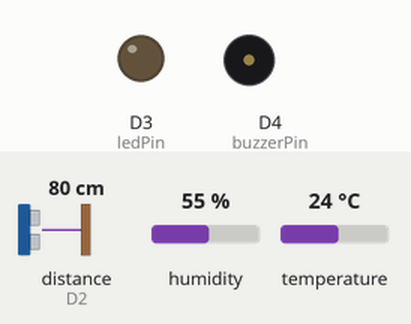
Simulated run of this sketch. Board: ESP8266 (NodeMCU). Parts: output pins drawn as LEDs (lit = HIGH), buzzer (waves = sounding). Wiring (inferred from the names in the program): ultrasonic range finder: trigger D1; echo D2. The inputs (shaded band) are chosen by the test bench; at power-on: distance to the obstacle (sensor on D2) 80 cm, humidity 55 %, temperature 24 °C. The echo pulse lasts 58.3 µs per cm; WiFi joins after 1.5 s; servers stay silent unless stated; uploads are accepted with an empty reply; pins used as bus, display or sensor lines are not drawn; what the sketch prints to the serial monitor is not drawn.

Above: at 2.7 s.
2.8 s: distance to the obstacle (sensor on D2) set to 22 cm
5.8 s: distance to the obstacle (sensor on D2) set to 17 cm
At 6.8 s:
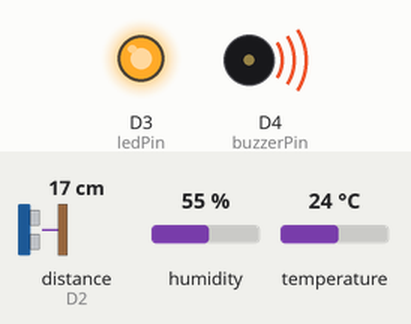
8.8 s: distance to the obstacle (sensor on D2) set to 35 cm
At 10.8 s:
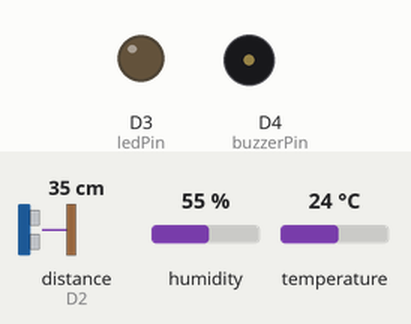
11.9 s: distance to the obstacle (sensor on D2) set to 2 cm
At 13.4 s:
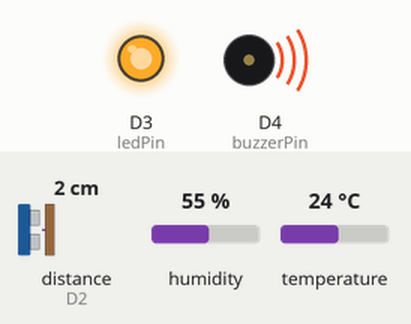
Timing chart, 0 to 14.9 s (numbered marks = the images above; inputs shaded):
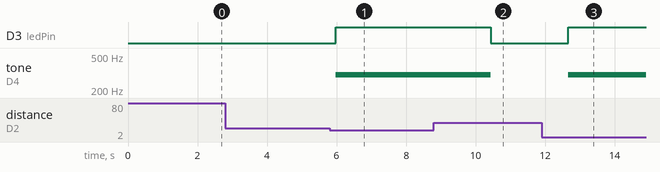

Measured:
- the behaviour switches between 21 and 20 cm on distance to the obstacle (sensor on D2) (found by bisection; images 0 and 1)
- after the input at 2.8 s, every drawn part: stays the same
- after the input at 5.8 s, D3 (ledPin): LOW → HIGH after 0.18 s; tone on D4 (buzzerPin): silent → 300 Hz after 0.18 s
- after the input at 8.8 s, D3 (ledPin): HIGH → LOW after 1.6 s; tone on D4 (buzzerPin): 300 Hz → silent after 1.6 s
- after the input at 11.9 s, D3 (ledPin): LOW → HIGH after 0.76 s; tone on D4 (buzzerPin): silent → 300 Hz after 0.76 s

The sketch:

smwsB.ino
```cpp
#include <ESP8266WiFi.h>
#include <ESP8266HTTPClient.h>
#include <DHT.h>

// Define the pins for the ultrasonic sensor, LED, and buzzer
#define trigPin D1
#define echoPin D2
#define ledPin D3
#define buzzerPin D4

// Define the DHT11 sensor pin and type
#define DHTPIN D5
#define DHTTYPE DHT11

// Create a DHT object
DHT dht(DHTPIN, DHTTYPE);

// Define the threshold distance (in centimeters)
const int binThreshold = 20;

// Wi-Fi credentials
const char* ssid = "your_SSID";
const char* password = "your_PASSWORD";

// Flask server endpoint
const char* serverName = "http://your_flask_server_endpoint/data";

void setup() {
  // Initialize serial communication
  Serial.begin(115200);

  // Define pin modes
  pinMode(trigPin, OUTPUT);
  pinMode(echoPin, INPUT);
  pinMode(ledPin, OUTPUT);
  pinMode(buzzerPin, OUTPUT);

  // Initialize the DHT sensor
  dht.begin();

  // Connect to Wi-Fi
  WiFi.begin(ssid, password);
  Serial.print("Connecting to WiFi");
  while (WiFi.status() != WL_CONNECTED) {
    delay(500);
    Serial.print(".");
  }
  Serial.println(" connected");
}

void loop() {
  // Send a pulse to the trigger pin
  digitalWrite(trigPin, LOW);
  delayMicroseconds(2);
  digitalWrite(trigPin, HIGH);
  delayMicroseconds(10);
  digitalWrite(trigPin, LOW);

  // Measure the duration of the pulse on the echo pin
  long duration = pulseIn(echoPin, HIGH);

  // Convert the duration into distance
  float distance_cm = (duration * 0.0343) / 2.0;

  // Read temperature and humidity from DHT11
  float humidity = dht.readHumidity();
  float temperature = dht.readTemperature();

  // Check if any readings failed and exit early (to try again)
  if (isnan(humidity) || isnan(temperature)) {
    Serial.println("Failed to read from DHT sensor!");
    return;
  }

  // Print all the data to the serial monitor
  Serial.print("Distance: ");
  Serial.print(distance_cm);
  Serial.print(" cm, ");
  Serial.print("Temperature: ");
  Serial.print(temperature);
  Serial.print(" *C, ");
  Serial.print("Humidity: ");
  Serial.println(humidity);

  // Check if the distance is below the threshold
  if (distance_cm <= binThreshold) {
    // Turn on the LED
    digitalWrite(ledPin, HIGH);
    // Activate the buzzer
    tone(buzzerPin, 300);
  } else {
    // Turn off the LED and buzzer
    digitalWrite(ledPin, LOW);
    noTone(buzzerPin);
  }

  // Send data to Flask server
  if (WiFi.status() == WL_CONNECTED) {
    HTTPClient http;
    http.begin(serverName);
    http.addHeader("Content-Type", "application/json");

    String postData = "{\"distance\": " + String(distance_cm) +
                      ", \"temperature\": " + String(temperature) +
                      ", \"humidity\": " + String(humidity) + "}";

    int httpResponseCode = http.POST(postData);
    if (httpResponseCode > 0) {
      String response = http.getString();
      Serial.println(httpResponseCode);
      Serial.println(response);
    } else {
      Serial.print("Error on sending POST: ");
      Serial.println(httpResponseCode);
    }
    http.end();
  } else {
    Serial.println("WiFi Disconnected");
  }

  // Delay before taking the next measurement
  delay(2000);
}
```
